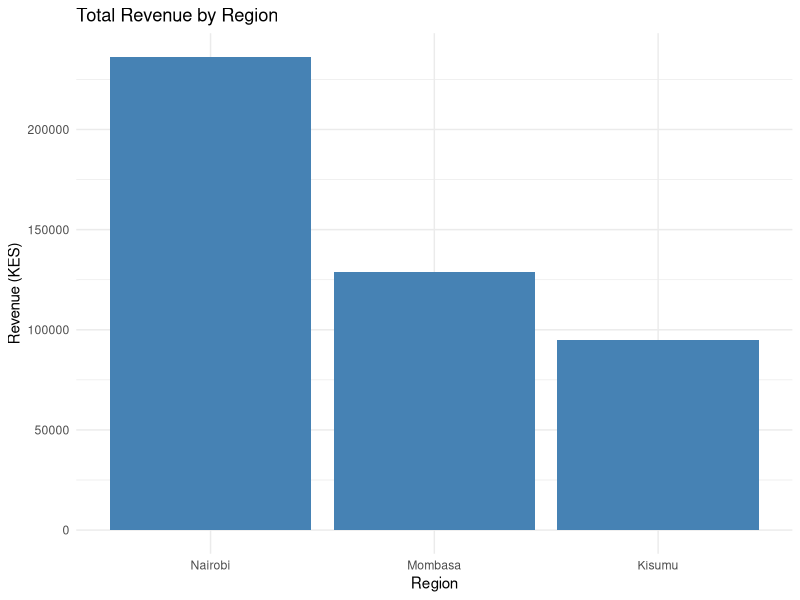
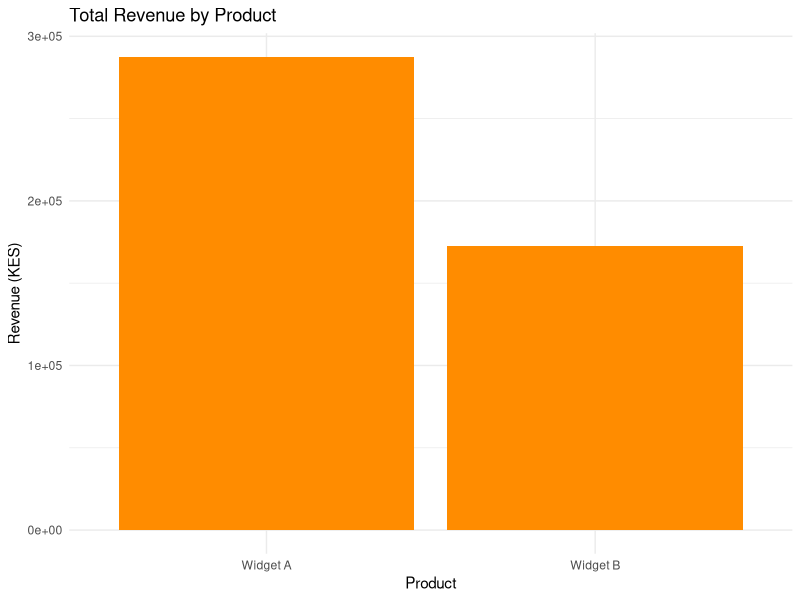

The R script that drew these images, in order:
# analysis.R
# Simple exploratory analysis of weekly sales data
# This is the script people will edit during the Git tutorial

library(dplyr)
library(ggplot2)

# --- Load data ---
sales <- read.csv("data/sales_sample.csv")

# --- Quick look ---
str(sales)
summary(sales)

# --- Total revenue by region ---
revenue_by_region <- sales %>%
  group_by(region) %>%
  summarise(total_revenue = sum(revenue), .groups = "drop") %>%
  arrange(desc(total_revenue))

print(revenue_by_region)

# --- Total revenue by region (edited locally) ---
ggplot(revenue_by_region, aes(x = reorder(region, -total_revenue), y = total_revenue)) +
  geom_col(fill = "steelblue") +
  labs(
    title = "Total Revenue by Region",
    x = "Region",
    y = "Revenue (KES)"
  ) +
  theme_minimal()

# TODO (tutorial exercise): add a second summary, e.g. revenue by product,
# commit it, push it, and open a pull 
# --- Total revenue by region (edited on GitHub) ---
revenue_by_product <- sales %>%
  group_by(product) %>%
  summarise(
    total_units = sum(units_sold),
    total_revenue = sum(revenue),
    .groups = "drop"
  ) %>%
  arrange(desc(total_revenue))

print(revenue_by_product)
# --- Plot: revenue by product ---
ggplot(revenue_by_product, aes(x = product, y = total_revenue)) +
  geom_col(fill = "darkorange") +
  labs(
    title = "Total Revenue by Product",
    x = "Product",
    y = "Revenue (KES)"
  ) +
  theme_minimal()
